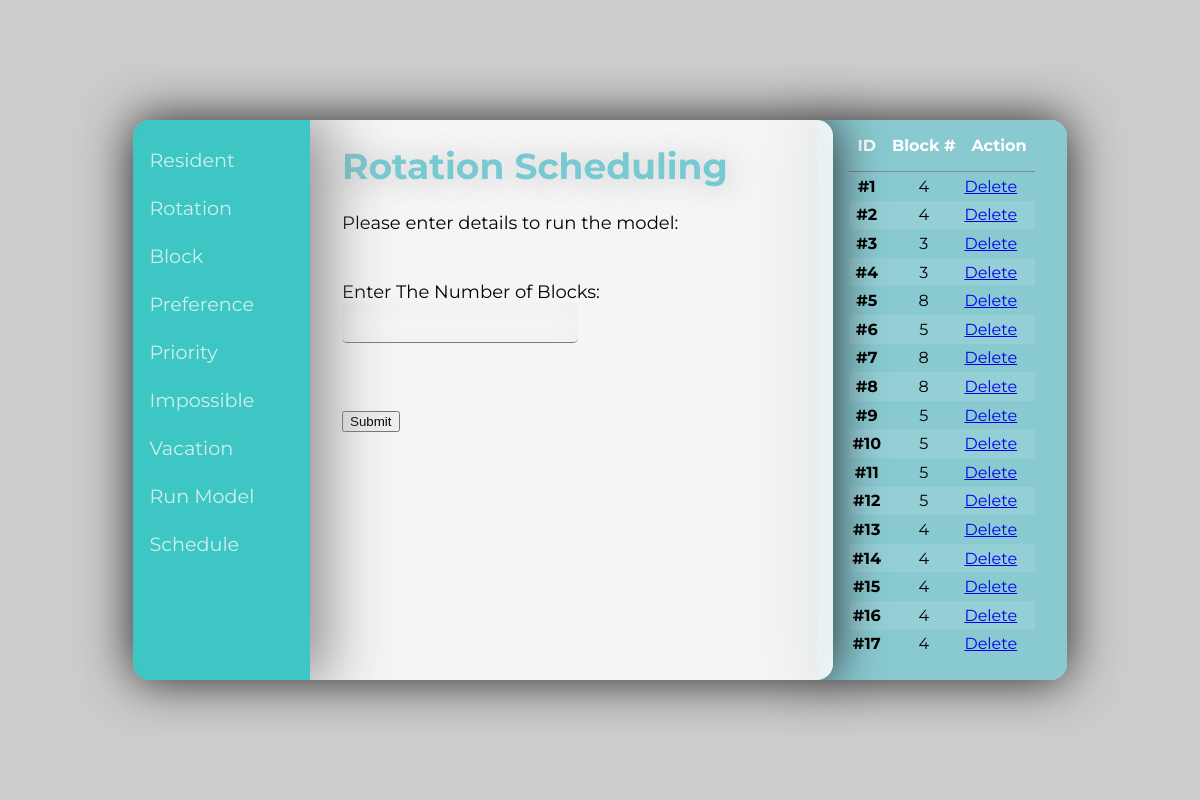
Page /Block on the committed database.
### main.py (models this page shows, shortened)
class Store_Block_data(db.Model):
  __tablename__ = 'block'
  blockId = db.Column('block_id', db.Integer, primary_key = True) # Primary Key
  blockNum= db.Column('Block', db.Integer)

### main.py (the view)
@app.route('/Block', methods=['GET', 'POST'])
def block():
  result = False
  if not os.path.exists(os.path.join(basedir, 'data.db')):
    db.create_all()
  if request.method == 'POST':
    form = request.form
    blockNum = request.form.get('blockNum', False)
    db.session.add(Store_Block_data(blockNum))
    db.session.commit()
    result = calculate(form)
  blockDatas = Store_Block_data.query.all()
  return render_template('block.html', result=result, blockDatas=blockDatas)

### templates/block.html (shortened to what this page needs)
{% extends 'base.html' %}
{% block content %}
<div id="calc" >
  <h1>Rotation Scheduling </h1>
  <p>Please enter details to run the model:</p>
  <form action="{{ url_for('block') }}" method="POST">
    <br>
    <label>Enter The Number of Blocks:</label>
    <input type="number" id="block_input" name="blockNum" min="1">
    <br><br>
    <br>
    <input type="submit" name="Submit" value="Submit">
  </form>
  </div>
  {% endblock %}
{% block listItems %}
<table class="rtable">
  <thead class="thead">
    <tr class="list-header">
      <th scope="col" class="tcolumn">ID</th>
      <th scope="col" class="tcolumn">Block #</th>
      <th scope="col" class="tcolumn">Action</th>
    </tr>
  </thead>
  <tbody class="tbody">
      {% for blockData in blockDatas %}
              <tr class="list-item" onclick="document.getElementById('block_input').value = '{{ blockData.blockNum }}'">
                <th scope="row">#{{ blockData.blockId }}</th>
                <td style="text-align: center;">{{ blockData.blockNum }}</td>
                <td><a href = "/deleteBlock/{{blockData.blockId}}"> Delete </a></td>
              </tr>
      {% endfor %}
  </tbody>
</table>
{% endblock %}

### templates/base.html (shortened to what this page needs)
<!DOCTYPE html>
<html lang="en">
  <head>
  </head>
  <body>
    <div class="background">
      <div class="cmodal">
        <div class="nav">
          <a id="residentLink" class="nav-link" href="{{ url_for('resident') }}">Resident</a>
          <a id="rotationLink" class="nav-link" href="{{ url_for('rotation') }}">Rotation</a>
          <a id="blockLink" class="nav-link" href="{{ url_for('block') }}">Block</a>
          <a id="preferenceLink" class="nav-link" href="{{ url_for('preference') }}">Preference</a>
          <a id="priorityLink" class="nav-link" href="{{ url_for('priority') }}">Priority</a>
          <a id="impossibleLink" class="nav-link" href="{{ url_for('impossible') }}">Impossible</a>
          <a id="vacationLink" class="nav-link" href="{{ url_for('vacation') }}">Vacation</a>
          <a id="runModelLink" class="nav-link" href="{{ url_for('runModel') }}">Run Model</a>
          <a id="scheduleDetailsLink" class="nav-link" href="{{ url_for('table') }}">Schedule</a>
        </div>
        <div class="content">
          {% block content %}
          {% endblock %}
        </div>
      </div>
      {% if self.listItems() | trim %}
      <div class="list">
        {% block listItems %}
        {% endblock %}
      </div>
      {% endif %}
    </div>
  </body>
</html>

### templates/base.html (style rules this page uses)
html { --primary: #78CAD2; --darker: #62A8AC; --fg: white; --button: linear-gradient(45deg, rgba(1,196,191,0.8) 0%, rgba(120,202,210,1) 50%, rgba(1,196,191,0.8) 100%); font-family: 'Montserrat', sans-serif; }
.background { display: flex; align-items: center; justify-content: center; position: absolute; flex-direction: row; top: 0; bottom: 0; left: 0; right: 0; background-image: url(https://picsum.photos/1920/1080); background-size: cover; background-position: center; background-repeat: no-repeat; }
.cmodal { border-radius: 1rem; display: flex; backdrop-filter: blur(25px); box-sizing: border-box; flex-direction: row; width: 50vw; min-width: 700px; z-index: 2; height: 70vh; overflow: hidden; box-shadow: 0px 0px 50px #222; }
input[type=number], input[type=text] { border: 0; box-sizing: border-box; border-bottom: 1px solid rgba(3, 3, 3, 0.5); border-radius: 0.3rem; font-size: large; background-color: inherit; display: block; line-height: 2rem; box-shadow: inset 0px 2px 30px #EEE; height: 2.5rem; transition: border 0.25s ease-out; }
.nav { width: 15rem; box-sizing: border-box; height: 100%; display: flex; color: var(--fg); background-color: rgba(1,196,191,0.7); backdrop-filter: blur(10px); flex-direction: column; align-items: stretch; padding-top: 1rem; overflow-x: hidden; overflow-y: scroll; box-shadow: 10px 0 60px 5px #888; }
label { display: block; margin-top: 0.4rem; }
h1 { color: var(--primary); text-shadow: 1px 1px 30px #bbb; }
.nav-link { text-decoration: none; height: 3rem; color: var(--fg); width: 100%; box-sizing: border-box; transform-origin: center left; vertical-align: middle; line-height: 3rem; padding-left: 1rem; font-size: larger; opacity: 0.75; text-shadow: none; transition: transform 0.25s ease-in-out, opacity 0.25s ease-in-out, text-shadow 0.25s ease-in-out; text-anchor: middle; }
.cmodal .content { background-size: cover; background-blend-mode: screen; background-color: rgba(255, 255, 255, 0.8); box-sizing: border-box; padding-left: 2rem; width: 100%; font-size: large; overflow-y: scroll; scrollbar-width: 0; }
* { box-sizing: border-box; }
.list { height: 70vh; display: flex; background-color: #004835; z-index: 1; min-width: 5vw; max-width: 40vw; overflow: scroll; margin-left: -1rem; padding-left: 1rem; flex-direction: column; border-top-right-radius: 1rem; border-bottom-right-radius: 1rem; overflow: hidden; overflow-y: scroll; box-sizing: border-box; padding: 1rem 2rem; box-shadow: 0px 0px 50px #222; background-color: rgba(120,202,210,0.8); }
table { border-collapse: collapse; }
.list-header { color: var(--fg); text-align: center; border-bottom: #888 solid 1px; }
.tcolumn { padding: 0 0.5rem 1rem 0.5rem; }
.list-item { transition: transform 0.25s ease-out; }
.list-item th { padding-top: 0.3rem; padding-bottom: 0.3rem; }
tbody tr:nth-child(even) { background-color: rgba(255, 255, 255, 0.1); }

### rows in the picture
Store_Block_data: blockId "1", blockNum "4"
Store_Block_data: blockId "2", blockNum "4"
Store_Block_data: blockId "3", blockNum "3"
Store_Block_data: blockId "4", blockNum "3"
Store_Block_data: blockId "5", blockNum "8"
Store_Block_data: blockId "6", blockNum "5"
Store_Block_data: blockId "7", blockNum "8"
Store_Block_data: blockId "8", blockNum "8"
Store_Block_data: blockId "9", blockNum "5"
Store_Block_data: blockId "10", blockNum "5"
Store_Block_data: blockId "11", blockNum "5"
Store_Block_data: blockId "12", blockNum "5"
Store_Block_data: blockId "13", blockNum "4"
Store_Block_data: blockId "14", blockNum "4"
Store_Block_data: blockId "15", blockNum "4"
Store_Block_data: blockId "16", blockNum "4"
Store_Block_data: blockId "17", blockNum "4"
